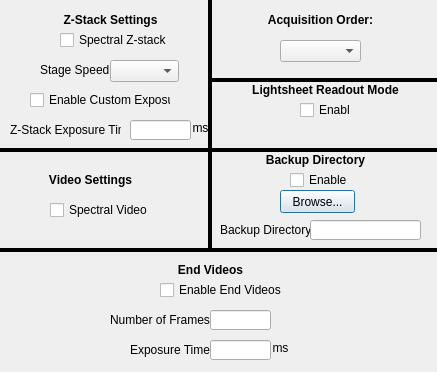
<?xml version="1.0" encoding="UTF-8"?>
<ui version="4.0">
 <class>AdvSettingsDialog</class>
 <widget class="QDialog" name="AdvSettingsDialog">
  <property name="geometry">
   <rect>
    <x>0</x>
    <y>0</y>
    <width>437</width>
    <height>372</height>
   </rect>
  </property>
  <property name="windowTitle">
   <string>Advanced Settings</string>
  </property>
  <widget class="QComboBox" name="acq_order_combo_box">
   <property name="geometry">
    <rect>
     <x>280</x>
     <y>40</y>
     <width>81</width>
     <height>22</height>
    </rect>
   </property>
   <property name="whatsThis">
    <string>&lt;html&gt;&lt;head/&gt;&lt;body&gt;&lt;p&gt;Sets acquisition priority order.&lt;/p&gt;&lt;p&gt;If set to TIME_SAMP, all samples set in the regions setup will be acquired at each timepoint. This is the default setting.&lt;/p&gt;&lt;p&gt;&lt;br/&gt;&lt;/p&gt;&lt;p&gt;If set to SAMP_TIME, a full time series will be performed for each fish set in the regions setup.&lt;/p&gt;&lt;p&gt;&lt;br/&gt;&lt;/p&gt;&lt;p&gt;If set to POS_TIME, a full time series will be performed for each region set in the regions setup.&lt;/p&gt;&lt;/body&gt;&lt;/html&gt;</string>
   </property>
   <property name="layoutDirection">
    <enum>Qt::LeftToRight</enum>
   </property>
  </widget>
  <widget class="QLabel" name="z_stack_exp_unit_label">
   <property name="geometry">
    <rect>
     <x>190</x>
     <y>120</y>
     <width>21</width>
     <height>16</height>
    </rect>
   </property>
   <property name="text">
    <string>ms</string>
   </property>
   <property name="alignment">
    <set>Qt::AlignCenter</set>
   </property>
  </widget>
  <widget class="QLabel" name="z_stack_settings_label">
   <property name="geometry">
    <rect>
     <x>60</x>
     <y>10</y>
     <width>101</width>
     <height>20</height>
    </rect>
   </property>
   <property name="text">
    <string>&lt;html&gt;&lt;head/&gt;&lt;body&gt;&lt;p&gt;&lt;span style=&quot; font-weight:600;&quot;&gt;Z-Stack Settings&lt;/span&gt;&lt;/p&gt;&lt;/body&gt;&lt;/html&gt;</string>
   </property>
   <property name="alignment">
    <set>Qt::AlignCenter</set>
   </property>
  </widget>
  <widget class="QLineEdit" name="z_stack_exposure_line_edit">
   <property name="geometry">
    <rect>
     <x>130</x>
     <y>120</y>
     <width>61</width>
     <height>20</height>
    </rect>
   </property>
   <property name="whatsThis">
    <string>&lt;html&gt;&lt;head/&gt;&lt;body&gt;&lt;p&gt;Exposure time for use in Z-stack. &lt;/p&gt;&lt;p&gt;If spectral Z-stack is enabled, exposure time is only limited by camera's min/max exposure time. &lt;/p&gt;&lt;p&gt;If both spectral Z-stack and custom exposure are disabled, exposure time will be ~ 1/stage_speed&lt;/p&gt;&lt;p&gt;If spectral Z-stack is disabaled but custom exposure is enabled, allowed exposure time is determined by camera's allowed exposure in external trigger mode. See Hamamatsu documentation for more details.&lt;/p&gt;&lt;/body&gt;&lt;/html&gt;</string>
   </property>
  </widget>
  <widget class="QLabel" name="z_stack_exposure_label">
   <property name="geometry">
    <rect>
     <x>10</x>
     <y>120</y>
     <width>111</width>
     <height>20</height>
    </rect>
   </property>
   <property name="text">
    <string>Z-Stack Exposure Time:</string>
   </property>
  </widget>
  <widget class="QCheckBox" name="video_spectral_check_box">
   <property name="geometry">
    <rect>
     <x>50</x>
     <y>200</y>
     <width>121</width>
     <height>20</height>
    </rect>
   </property>
   <property name="whatsThis">
    <string>&lt;html&gt;&lt;head/&gt;&lt;body&gt;&lt;p&gt;If checked, videos will be performed by alternating between channels until the desired number of images are acquired per channel.&lt;/p&gt;&lt;p&gt;Otherwise, a full video will be taken in each channel one at a time.&lt;/p&gt;&lt;/body&gt;&lt;/html&gt;</string>
   </property>
   <property name="text">
    <string>Spectral Video</string>
   </property>
  </widget>
  <widget class="QLabel" name="video_settings_label">
   <property name="geometry">
    <rect>
     <x>40</x>
     <y>170</y>
     <width>101</width>
     <height>20</height>
    </rect>
   </property>
   <property name="text">
    <string>&lt;html&gt;&lt;head/&gt;&lt;body&gt;&lt;p&gt;&lt;span style=&quot; font-weight:600;&quot;&gt;Video Settings&lt;/span&gt;&lt;/p&gt;&lt;/body&gt;&lt;/html&gt;</string>
   </property>
   <property name="alignment">
    <set>Qt::AlignCenter</set>
   </property>
  </widget>
  <widget class="QLabel" name="stage_speed_label">
   <property name="geometry">
    <rect>
     <x>40</x>
     <y>60</y>
     <width>71</width>
     <height>20</height>
    </rect>
   </property>
   <property name="text">
    <string>Stage Speed:</string>
   </property>
  </widget>
  <widget class="QComboBox" name="stage_speed_combo_box">
   <property name="geometry">
    <rect>
     <x>110</x>
     <y>60</y>
     <width>69</width>
     <height>22</height>
    </rect>
   </property>
   <property name="whatsThis">
    <string>&lt;html&gt;&lt;head/&gt;&lt;body&gt;&lt;p&gt;Sets stage speed to be used during continuous Z-stack. Note that this doesn't apply if Spectral Z-stack is enabled.&lt;/p&gt;&lt;p&gt;Since 30 is the full sensor maximum framerate of the PCO camera, 30 um/s is the current default speed. &lt;/p&gt;&lt;/body&gt;&lt;/html&gt;</string>
   </property>
  </widget>
  <widget class="Line" name="line_2">
   <property name="geometry">
    <rect>
     <x>200</x>
     <y>-100</y>
     <width>20</width>
     <height>351</height>
    </rect>
   </property>
   <property name="frameShadow">
    <enum>QFrame::Plain</enum>
   </property>
   <property name="lineWidth">
    <number>4</number>
   </property>
   <property name="orientation">
    <enum>Qt::Vertical</enum>
   </property>
  </widget>
  <widget class="QLabel" name="acq_order_label">
   <property name="geometry">
    <rect>
     <x>260</x>
     <y>10</y>
     <width>121</width>
     <height>20</height>
    </rect>
   </property>
   <property name="text">
    <string>&lt;html&gt;&lt;head/&gt;&lt;body&gt;&lt;p&gt;&lt;span style=&quot; font-weight:600;&quot;&gt;Acquisition Order:&lt;/span&gt;&lt;/p&gt;&lt;/body&gt;&lt;/html&gt;</string>
   </property>
   <property name="alignment">
    <set>Qt::AlignCenter</set>
   </property>
  </widget>
  <widget class="QLabel" name="save_label">
   <property name="geometry">
    <rect>
     <x>220</x>
     <y>220</y>
     <width>91</width>
     <height>20</height>
    </rect>
   </property>
   <property name="text">
    <string>Backup Directory:</string>
   </property>
  </widget>
  <widget class="QPushButton" name="backup_directory_browse_button">
   <property name="geometry">
    <rect>
     <x>280</x>
     <y>190</y>
     <width>75</width>
     <height>23</height>
    </rect>
   </property>
   <property name="whatsThis">
    <string>&lt;html&gt;&lt;head/&gt;&lt;body&gt;&lt;p&gt;Browse and choose backup directory.&lt;/p&gt;&lt;/body&gt;&lt;/html&gt;</string>
   </property>
   <property name="text">
    <string>Browse...</string>
   </property>
  </widget>
  <widget class="QLineEdit" name="backup_directory_line_edit">
   <property name="geometry">
    <rect>
     <x>310</x>
     <y>220</y>
     <width>111</width>
     <height>20</height>
    </rect>
   </property>
   <property name="whatsThis">
    <string>&lt;html&gt;&lt;head/&gt;&lt;body&gt;&lt;p&gt;Backup directory.&lt;/p&gt;&lt;/body&gt;&lt;/html&gt;</string>
   </property>
  </widget>
  <widget class="QCheckBox" name="backup_directory_check_box">
   <property name="geometry">
    <rect>
     <x>290</x>
     <y>170</y>
     <width>71</width>
     <height>20</height>
    </rect>
   </property>
   <property name="whatsThis">
    <string>&lt;html&gt;&lt;head/&gt;&lt;body&gt;&lt;p&gt;Let's you choose a backup directory in case the primary directory runs out of space.&lt;/p&gt;&lt;/body&gt;&lt;/html&gt;</string>
   </property>
   <property name="text">
    <string>Enable</string>
   </property>
  </widget>
  <widget class="Line" name="line_4">
   <property name="geometry">
    <rect>
     <x>210</x>
     <y>70</y>
     <width>351</width>
     <height>20</height>
    </rect>
   </property>
   <property name="font">
    <font>
     <pointsize>8</pointsize>
    </font>
   </property>
   <property name="frameShadow">
    <enum>QFrame::Plain</enum>
   </property>
   <property name="lineWidth">
    <number>4</number>
   </property>
   <property name="orientation">
    <enum>Qt::Horizontal</enum>
   </property>
  </widget>
  <widget class="Line" name="line_5">
   <property name="geometry">
    <rect>
     <x>-40</x>
     <y>240</y>
     <width>491</width>
     <height>20</height>
    </rect>
   </property>
   <property name="font">
    <font>
     <pointsize>8</pointsize>
    </font>
   </property>
   <property name="frameShadow">
    <enum>QFrame::Plain</enum>
   </property>
   <property name="lineWidth">
    <number>4</number>
   </property>
   <property name="orientation">
    <enum>Qt::Horizontal</enum>
   </property>
  </widget>
  <widget class="QCheckBox" name="z_stack_spectral_check_box">
   <property name="geometry">
    <rect>
     <x>60</x>
     <y>30</y>
     <width>121</width>
     <height>20</height>
    </rect>
   </property>
   <property name="whatsThis">
    <string>&lt;html&gt;&lt;head/&gt;&lt;body&gt;&lt;p&gt;If checked, Z-stack will be performed in the following way:&lt;/p&gt;&lt;p&gt;1. stage will move to first position.&lt;/p&gt;&lt;p&gt;2. Images will be taken with each channel selected.&lt;/p&gt;&lt;p&gt;3. stage will move by the set step size.&lt;/p&gt;&lt;p&gt;4. repeat 2 and 3 until end position is reached.&lt;/p&gt;&lt;p&gt;Otherwise, Z-stack will be performed with continuous stage motion, acquiring one channel at a time.&lt;/p&gt;&lt;/body&gt;&lt;/html&gt;</string>
   </property>
   <property name="text">
    <string>Spectral Z-stack</string>
   </property>
  </widget>
  <widget class="QCheckBox" name="lsrm_check_box">
   <property name="geometry">
    <rect>
     <x>300</x>
     <y>100</y>
     <width>51</width>
     <height>20</height>
    </rect>
   </property>
   <property name="whatsThis">
    <string>&lt;html&gt;&lt;head/&gt;&lt;body&gt;&lt;p&gt;If checked, will enable Lightsheet Readout Mode (rolling shutter). Note that this should be configured in the Galvo Setup part of the application.&lt;/p&gt;&lt;p&gt;&lt;br/&gt;&lt;/p&gt;&lt;/body&gt;&lt;/html&gt;</string>
   </property>
   <property name="text">
    <string>Enable</string>
   </property>
  </widget>
  <widget class="QLabel" name="lsrm_label">
   <property name="geometry">
    <rect>
     <x>250</x>
     <y>80</y>
     <width>151</width>
     <height>20</height>
    </rect>
   </property>
   <property name="text">
    <string>&lt;html&gt;&lt;head/&gt;&lt;body&gt;&lt;p&gt;&lt;span style=&quot; font-weight:600;&quot;&gt;Lightsheet Readout Mode&lt;/span&gt;&lt;/p&gt;&lt;/body&gt;&lt;/html&gt;</string>
   </property>
   <property name="alignment">
    <set>Qt::AlignCenter</set>
   </property>
  </widget>
  <widget class="Line" name="line_7">
   <property name="geometry">
    <rect>
     <x>-30</x>
     <y>140</y>
     <width>491</width>
     <height>20</height>
    </rect>
   </property>
   <property name="font">
    <font>
     <pointsize>8</pointsize>
    </font>
   </property>
   <property name="frameShadow">
    <enum>QFrame::Plain</enum>
   </property>
   <property name="lineWidth">
    <number>4</number>
   </property>
   <property name="orientation">
    <enum>Qt::Horizontal</enum>
   </property>
  </widget>
  <widget class="QLabel" name="backup_label">
   <property name="geometry">
    <rect>
     <x>240</x>
     <y>150</y>
     <width>151</width>
     <height>20</height>
    </rect>
   </property>
   <property name="text">
    <string>&lt;html&gt;&lt;head/&gt;&lt;body&gt;&lt;p&gt;&lt;span style=&quot; font-weight:600;&quot;&gt;Backup Directory&lt;/span&gt;&lt;/p&gt;&lt;/body&gt;&lt;/html&gt;</string>
   </property>
   <property name="alignment">
    <set>Qt::AlignCenter</set>
   </property>
  </widget>
  <widget class="QCheckBox" name="custom_exposure_check_box">
   <property name="geometry">
    <rect>
     <x>30</x>
     <y>90</y>
     <width>141</width>
     <height>20</height>
    </rect>
   </property>
   <property name="whatsThis">
    <string>&lt;html&gt;&lt;head/&gt;&lt;body&gt;&lt;p&gt;If checked, allows user to set custom exposure time for z-stack.&lt;/p&gt;&lt;p&gt;Due to how the camera triggering system works, when this option is enabled, only certain exposure time ranges are allowed.&lt;/p&gt;&lt;p&gt;For example, if stage speed is 30 um/s, the maximum exposure time is ~23 ms. See Hamamtsu edge trigger mode for more information.&lt;/p&gt;&lt;p&gt;&lt;br/&gt;&lt;/p&gt;&lt;/body&gt;&lt;/html&gt;</string>
   </property>
   <property name="text">
    <string>Enable Custom Exposure</string>
   </property>
  </widget>
  <widget class="QLabel" name="end_videos_label">
   <property name="geometry">
    <rect>
     <x>160</x>
     <y>260</y>
     <width>101</width>
     <height>20</height>
    </rect>
   </property>
   <property name="text">
    <string>&lt;html&gt;&lt;head/&gt;&lt;body&gt;&lt;p&gt;&lt;span style=&quot; font-weight:600;&quot;&gt;End Videos&lt;/span&gt;&lt;/p&gt;&lt;/body&gt;&lt;/html&gt;</string>
   </property>
   <property name="alignment">
    <set>Qt::AlignCenter</set>
   </property>
  </widget>
  <widget class="QCheckBox" name="end_videos_check_box">
   <property name="geometry">
    <rect>
     <x>160</x>
     <y>280</y>
     <width>141</width>
     <height>20</height>
    </rect>
   </property>
   <property name="whatsThis">
    <string>&lt;html&gt;&lt;head/&gt;&lt;body&gt;&lt;p&gt;If enabled, will take a video with the settings given at the end of an acquisition (after all time points have been acquired) at position 1 of each sample with imaging enabled.&lt;/p&gt;&lt;p&gt; End videos are intended to be taken at the end of a time series to ensure fish are still alive at the end. Will be saved in the Acquisition folder under the name &amp;quot;end videos.&amp;quot;&lt;/p&gt;&lt;p&gt;&lt;br/&gt;&lt;/p&gt;&lt;/body&gt;&lt;/html&gt;</string>
   </property>
   <property name="text">
    <string>Enable End Videos</string>
   </property>
  </widget>
  <widget class="QLabel" name="end_video_exp_unit_label">
   <property name="geometry">
    <rect>
     <x>270</x>
     <y>340</y>
     <width>21</width>
     <height>16</height>
    </rect>
   </property>
   <property name="text">
    <string>ms</string>
   </property>
   <property name="alignment">
    <set>Qt::AlignCenter</set>
   </property>
  </widget>
  <widget class="QLabel" name="end_video_exposure_label">
   <property name="geometry">
    <rect>
     <x>130</x>
     <y>340</y>
     <width>81</width>
     <height>20</height>
    </rect>
   </property>
   <property name="text">
    <string>Exposure Time:</string>
   </property>
  </widget>
  <widget class="QLineEdit" name="end_video_exposure_line_edit">
   <property name="geometry">
    <rect>
     <x>210</x>
     <y>340</y>
     <width>61</width>
     <height>20</height>
    </rect>
   </property>
   <property name="whatsThis">
    <string>&lt;html&gt;&lt;head/&gt;&lt;body&gt;&lt;p&gt;Exposure time for use in Z-stack. &lt;/p&gt;&lt;p&gt;If spectral Z-stack is enabled, exposure time is only limited by camera's min/max exposure time. &lt;/p&gt;&lt;p&gt;If both spectral Z-stack and custom exposure are disabled, exposure time will be ~ 1/stage_speed&lt;/p&gt;&lt;p&gt;If spectral Z-stack is disabaled but custom exposure is enabled, allowed exposure time is determined by camera's allowed exposure in external trigger mode. See Hamamatsu documentation for more details.&lt;/p&gt;&lt;/body&gt;&lt;/html&gt;</string>
   </property>
  </widget>
  <widget class="QLabel" name="end_video_num_frames_label">
   <property name="geometry">
    <rect>
     <x>110</x>
     <y>310</y>
     <width>101</width>
     <height>20</height>
    </rect>
   </property>
   <property name="text">
    <string>Number of Frames:</string>
   </property>
  </widget>
  <widget class="QLineEdit" name="end_video_num_frames_line_edit">
   <property name="geometry">
    <rect>
     <x>210</x>
     <y>310</y>
     <width>61</width>
     <height>20</height>
    </rect>
   </property>
   <property name="whatsThis">
    <string>&lt;html&gt;&lt;head/&gt;&lt;body&gt;&lt;p&gt;Exposure time for use in Z-stack. &lt;/p&gt;&lt;p&gt;If spectral Z-stack is enabled, exposure time is only limited by camera's min/max exposure time. &lt;/p&gt;&lt;p&gt;If both spectral Z-stack and custom exposure are disabled, exposure time will be ~ 1/stage_speed&lt;/p&gt;&lt;p&gt;If spectral Z-stack is disabaled but custom exposure is enabled, allowed exposure time is determined by camera's allowed exposure in external trigger mode. See Hamamatsu documentation for more details.&lt;/p&gt;&lt;/body&gt;&lt;/html&gt;</string>
   </property>
  </widget>
 </widget>
 <resources/>
 <connections/>
</ui>
